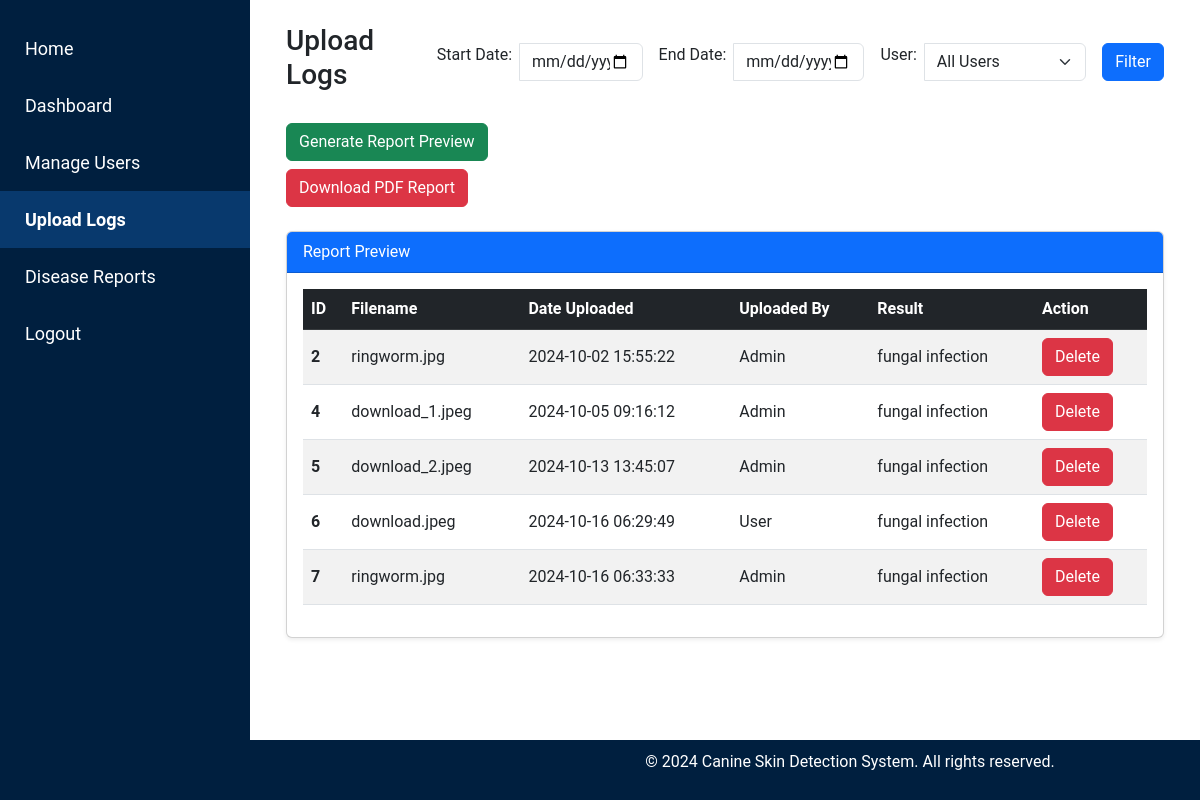
The app's page /admin/upload_logs, older data.
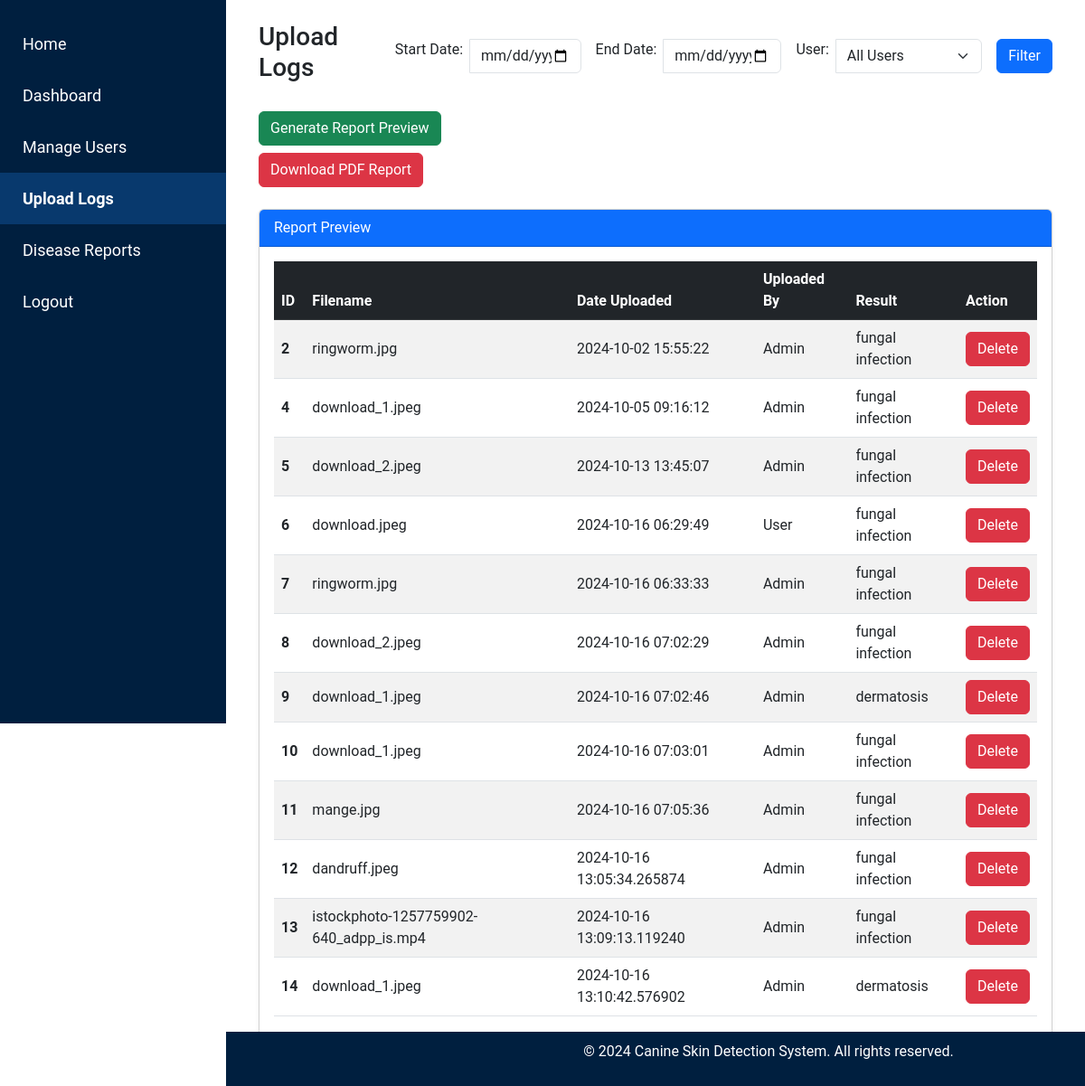
The same page, newer data.
### tables this page shows
CREATE TABLE uploads (
    id INTEGER PRIMARY KEY AUTOINCREMENT,
    filename TEXT NOT NULL,
    upload_date TIMESTAMP DEFAULT CURRENT_TIMESTAMP,
    file_type TEXT NOT NULL,
    result TEXT NOT NULL,  -- Add a column for storing the result (disease name)
    username TEXT NOT NULL  -- Store the username instead of user_id
);

### admin.py (the view)
@admin.route('/upload_logs')
def upload_logs():
    conn = get_db_connection()
    uploads = conn.execute('SELECT * FROM uploads').fetchall()
    conn.close()
    return render_template('admin/upload_logs.html', uploads=uploads)

### db.py (called while the page is built)
def get_db_connection():
    conn = sqlite3.connect('site.db')
    conn.row_factory = sqlite3.Row  # Allows accessing rows as dictionaries
    return conn

### templates/admin/upload_logs.html (shortened to what this page needs)
<!DOCTYPE html>
<html lang="en">
<head>
    <link href="https://cdn.jsdelivr.net/npm/bootstrap@5.3.0-alpha1/dist/css/bootstrap.min.css" rel="stylesheet">
    <link rel="stylesheet" href="{{ url_for('static', filename='css/admin_styles.css') }}">
    <link href="https://cdnjs.cloudflare.com/ajax/libs/bootstrap-icons/1.8.1/font/bootstrap-icons.min.css" rel="stylesheet">
</head>
<body>
    {% include 'partials/admin_sidebar.html' %}
    <div class="content p-4">
        <div class="container-fluid">
            <div class="d-flex justify-content-between align-items-center mb-4">
                <h1 class="h3">Upload Logs</h1>
                <form action="{{ url_for('admin.filter_logs') }}" method="GET" class="d-flex align-items-center">
                    <div class="input-group">
                        <label for="startDate" class="form-label me-2">Start Date:</label>
                        <input type="date" id="startDate" name="start_date" class="form-control">
                    </div>
                    <div class="input-group ms-3">
                        <label for="endDate" class="form-label me-2">End Date:</label>
                        <input type="date" id="endDate" name="end_date" class="form-control">
                    </div>
                    <div class="input-group ms-3">
                        <label for="username" class="form-label me-2">User:</label>
                        <select id="username" name="username" class="form-select">
                            <option value="">All Users</option>
                        </select>
                    </div>
                    <button type="submit" class="btn btn-primary ms-3">Filter</button>
                </form>
            </div>
            <div class="mb-4">
                <form action="{{ url_for('admin.preview_report') }}" method="POST">
                    <button type="submit" class="btn btn-success">Generate Report Preview</button>
                </form>
                <form action="{{ url_for('admin.generate_pdf_report') }}" method="GET" class="mt-2">
                    <button type="submit" class="btn btn-danger">Download PDF Report</button>
                </form>
            </div>
            {% if uploads %}
            <div class="card shadow-sm mt-4">
                <div class="card-header bg-primary text-white">
                    Report Preview
                </div>
                <div class="card-body">
                    <table class="table table-hover table-striped align-middle">
                        <thead class="table-dark">
                            <tr>
                                <th scope="col">ID</th>
                                <th scope="col">Filename</th>
                                <th scope="col">Date Uploaded</th>
                                <th scope="col">Uploaded By</th>
                                <th scope="col">Result</th>
                                <th scope="col">Action</th>
                            </tr>
                        </thead>
                        <tbody>
                            {% for upload in uploads %}
                            <tr>
                                <th scope="row">{{ upload.id }}</th>
                                <td>{{ upload.filename }}</td>
                                <td>{{ upload.upload_date }}</td>
                                <td>{{ upload.username }}</td>
                                <td>{{ upload.result }}</td>
                                <td>
                                    <form action="{{ url_for('admin.delete_log', upload_id=upload.id) }}" method="POST" onsubmit="return confirm('Are you sure you want to delete this upload?');">
                                        <button type="submit" class="btn btn-danger">Delete</button>
                                    </form>
                                </td>
                            </tr>
                            {% endfor %}
                        </tbody>
                    </table>
                </div>
            </div>
            {% endif %}
        </div>
    </div>
    {% include 'partials/footer_admin.html' %}
</body>
</html>

### templates/partials/admin_sidebar.html (shortened to what this page needs)
<div class="sidebar">
    <a href="{{ url_for('index') }}" class="{% if request.path == url_for('index') %}active{% endif %}">
         Home
    </a>
    <a href="{{ url_for('admin.admin_dashboard') }}" class="{% if request.path == url_for('admin.admin_dashboard') %}active{% endif %}">
         Dashboard
    </a>
    <a href="{{ url_for('admin.manage_users') }}" class="{% if request.path == url_for('admin.manage_users') %}active{% endif %}">
         Manage Users
    </a>
    <a href="{{ url_for('admin.upload_logs') }}" class="{% if request.path == url_for('admin.upload_logs') %}active{% endif %}">
         Upload Logs
    </a>
    <a href="{{ url_for('admin.disease_reports') }}" class="{% if request.path == url_for('admin.disease_reports') %}active{% endif %}">
         Disease Reports
    </a>
    <a href="{{ url_for('auth.logout') }}" class="{% if request.path == url_for('auth.logout') %}active{% endif %}">
         Logout
    </a>
</div>

### templates/partials/footer_admin.html
    <footer>
        <p>&copy; 2024 Canine Skin Detection System. All rights reserved.</p>
    </footer>

### static/css/admin_styles.css (style rules this page uses)
body { font-family: 'Roboto', sans-serif; }
.card { margin-bottom: 20px; }
.sidebar { height: 100vh; width: 250px; position: fixed; top: 0; left: 0; background-color: #001f3f; padding-top: 20px; }
.sidebar a { padding: 15px; text-decoration: none; font-size: 18px; color: white; display: block; }
.sidebar a.active { background-color: #08396d; color: white; font-weight: bold; }
.content { margin-left: 250px; padding: 20px; }
footer { background-color: #001f3f; color: white; padding: 10px 0; text-align: center; position: fixed; bottom: 0; width: 100%; left: 250px; }

Row changes from the older to the newer data that the page shows:
added uploads: id "8", filename "download_2.jpeg", upload_date "2024-10-16 07:02:29", username "Admin", result "fungal infection"
added uploads: id "9", filename "download_1.jpeg", upload_date "2024-10-16 07:02:46", username "Admin", result "dermatosis"
added uploads: id "10", filename "download_1.jpeg", upload_date "2024-10-16 07:03:01", username "Admin", result "fungal infection"
added uploads: id "11", filename "mange.jpg", upload_date "2024-10-16 07:05:36", username "Admin", result "fungal infection"
added uploads: id "12", filename "dandruff.jpeg", upload_date "2024-10-16 13:05:34.265874", username "Admin", result "fungal infection"
added uploads: id "13", filename "istockphoto-1257759902-640_adpp_is.mp4", upload_date "2024-10-16 13:09:13.119240", username "Admin", result "fungal infection"
added uploads: id "14", filename "download_1.jpeg", upload_date "2024-10-16 13:10:42.576902", username "Admin", result "dermatosis"
